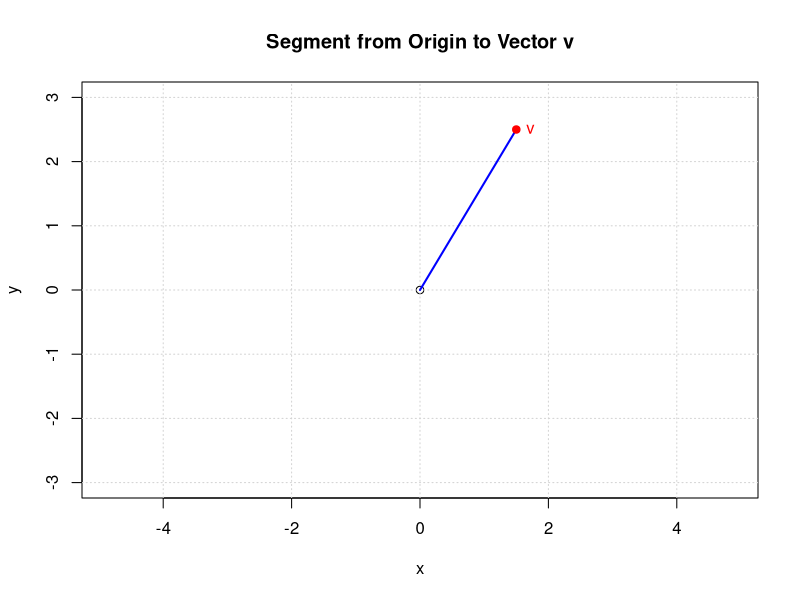

The R source for this figure:
rm(list = ls())
runif(10)

# 20 values uniformly distributed between -1 and 1
v <- runif(20, -1, 1)

# generate a square matrix 3x3 of values uniformly distributed
# between -1 and 1
n <- 3
m <- matrix(runif(n^2, -1, 1),
            nrow = n)

# generate a permutation of 1:n
v1 <- sample.int(13)

# generate two permutations and count equals
v1 <- sample.int(13)
v2 <- sample.int(13)
sum(v1 == v2)

# generate two equal permutations
seed <- 39
set.seed(seed)
v1 <- sample.int(13)
set.seed(seed)
v2 <- sample.int(13)
sum(v1 == v2)==length(v1)

# simulate tossing a coin nrep times
nrep <- 10
sample.int(2, nrep, replace = TRUE)

# simulate tossing a non-fair coin nrep times
nrep <- 10
sample.int(2, nrep, replace = TRUE, prob = c(0.9,0.1))

# extract a sample from a set of values
sample(2:12, nrep, replace = TRUE)

# #########################################
# random rotation of the x,y axes
set.seed(123)  # optional, for reproducibility

# Step 1: generate a random angle theta
theta <- runif(1, min = 0, max = 2*pi)

# Step 2: build the rotation matrix
R <- matrix(c(cos(theta), -sin(theta),
              sin(theta),  cos(theta)), 
            nrow = 2, byrow = TRUE)

# Print
print(R)

# Optional: Check properties
print(det(R))          # Should be very close to 1
print(t(R) %*% R)      # Should be very close to Identity matrix

v <- c(1,1)

# Define the 2D vector
v <- c(1.5, 2.5)  # example vector

vector_plot <- function(v){
  # Create an empty plot
  plot(0, 0, xlim = c(-3, 3), ylim = c(-3, 3), 
       xlab = "x", ylab = "y", asp = 1, 
       main = "Segment from Origin to Vector v")
  
  # Add grid for clarity
  grid()
  
  # Plot the segment
  segments(x0 = 0, y0 = 0, x1 = v[1], y1 = v[2], col = "blue", lwd = 2)
  
  # Optionally: add the vector tip
  points(v[1], v[2], pch = 19, col = "red")
  
  # Add labels
  text(v[1], v[2], labels = "v", pos = 4, col = "red")
}
vector_plot(v)
